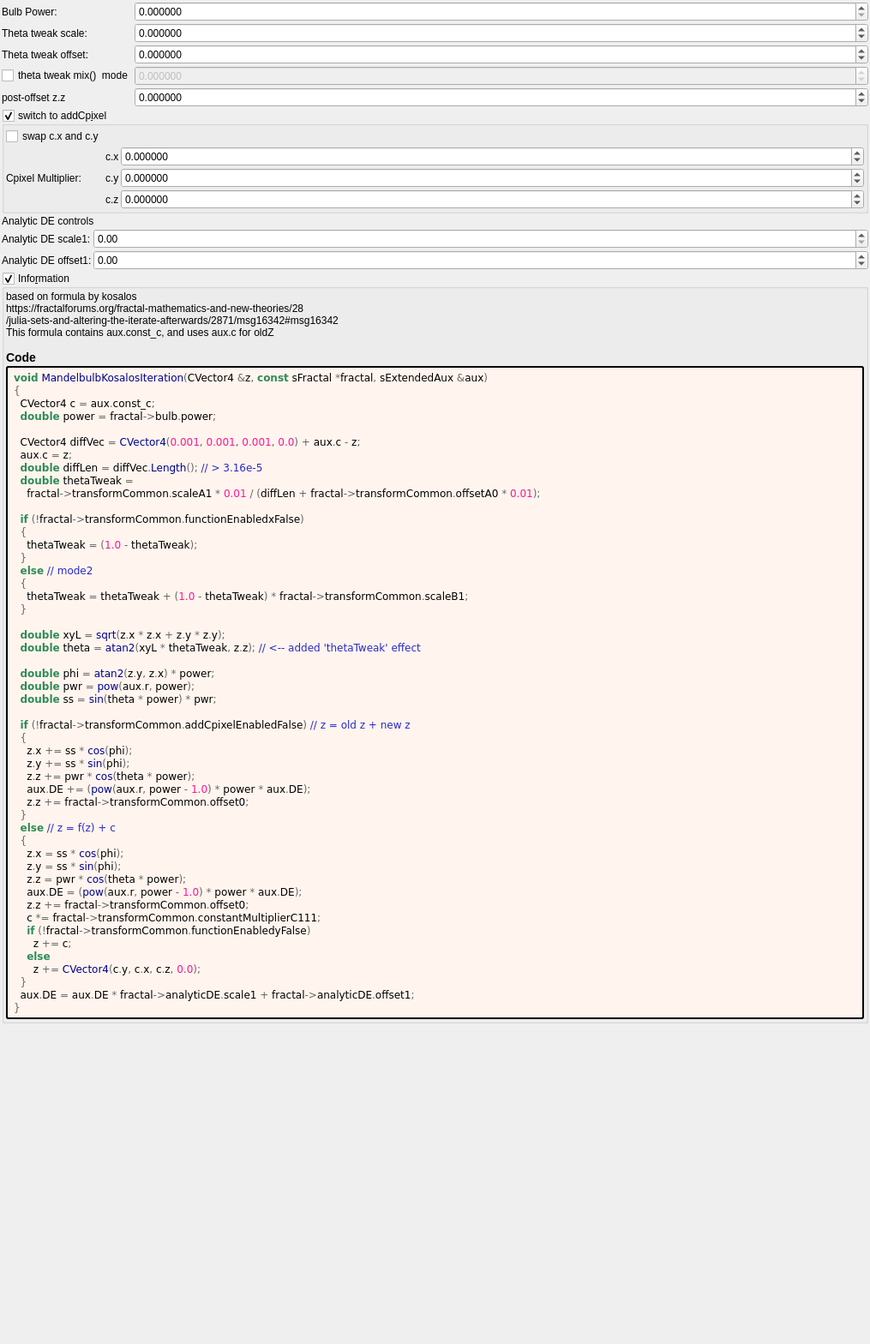
<?xml version="1.0" encoding="UTF-8"?>
<ui version="4.0">
 <class>mandelbulb_kosalos</class>
 <widget class="QWidget" name="Form">
  <property name="geometry">
   <rect>
    <x>0</x>
    <y>0</y>
    <width>1015</width>
    <height>1568</height>
   </rect>
  </property>
  <property name="windowTitle">
   <string notr="true">mandelbulb_kosalos</string>
  </property>
  <layout class="QVBoxLayout" name="verticalLayout">
   <property name="spacing">
    <number>2</number>
   </property>
   <property name="leftMargin">
    <number>2</number>
   </property>
   <property name="topMargin">
    <number>2</number>
   </property>
   <property name="rightMargin">
    <number>2</number>
   </property>
   <property name="bottomMargin">
    <number>2</number>
   </property>
   <item>
    <layout class="QGridLayout" name="gridLayout_76" columnstretch="0,1">
     <property name="spacing">
      <number>2</number>
     </property>
     <item row="1" column="1">
      <widget class="MyDoubleSpinBox" name="spinbox_power">
       <property name="sizePolicy">
        <sizepolicy hsizetype="Minimum" vsizetype="Maximum">
         <horstretch>0</horstretch>
         <verstretch>0</verstretch>
        </sizepolicy>
       </property>
       <property name="prefix">
        <string/>
       </property>
       <property name="suffix">
        <string/>
       </property>
       <property name="decimals">
        <number>6</number>
       </property>
       <property name="minimum">
        <double>0.000000000000000</double>
       </property>
       <property name="maximum">
        <double>99.998999999999995</double>
       </property>
       <property name="singleStep">
        <double>0.100000000000000</double>
       </property>
      </widget>
     </item>
     <item row="2" column="1">
      <widget class="MyDoubleSpinBox" name="spinbox_transf_scaleA_1">
       <property name="sizePolicy">
        <sizepolicy hsizetype="Minimum" vsizetype="Maximum">
         <horstretch>0</horstretch>
         <verstretch>0</verstretch>
        </sizepolicy>
       </property>
       <property name="prefix">
        <string/>
       </property>
       <property name="suffix">
        <string/>
       </property>
       <property name="decimals">
        <number>6</number>
       </property>
       <property name="minimum">
        <double>-99.998999999999995</double>
       </property>
       <property name="maximum">
        <double>99.998999999999995</double>
       </property>
       <property name="singleStep">
        <double>0.100000000000000</double>
       </property>
      </widget>
     </item>
     <item row="1" column="0">
      <widget class="QLabel" name="label_294">
       <property name="text">
        <string>Bulb Power:</string>
       </property>
      </widget>
     </item>
     <item row="4" column="1">
      <widget class="MyDoubleSpinBox" name="spinbox_transf_scaleB_1">
       <property name="enabled">
        <bool>false</bool>
       </property>
       <property name="sizePolicy">
        <sizepolicy hsizetype="Minimum" vsizetype="Maximum">
         <horstretch>0</horstretch>
         <verstretch>0</verstretch>
        </sizepolicy>
       </property>
       <property name="prefix">
        <string/>
       </property>
       <property name="suffix">
        <string/>
       </property>
       <property name="decimals">
        <number>6</number>
       </property>
       <property name="minimum">
        <double>-99.998999999999995</double>
       </property>
       <property name="maximum">
        <double>99.998999999999995</double>
       </property>
       <property name="singleStep">
        <double>0.100000000000000</double>
       </property>
      </widget>
     </item>
     <item row="4" column="0">
      <widget class="MyCheckBox" name="checkBox_transf_function_enabledx_false">
       <property name="text">
        <string notr="true">theta tweak mix()  mode</string>
       </property>
      </widget>
     </item>
     <item row="5" column="1" rowspan="4">
      <widget class="MyDoubleSpinBox" name="spinbox_transf_offset_0">
       <property name="sizePolicy">
        <sizepolicy hsizetype="Minimum" vsizetype="Maximum">
         <horstretch>0</horstretch>
         <verstretch>0</verstretch>
        </sizepolicy>
       </property>
       <property name="prefix">
        <string/>
       </property>
       <property name="suffix">
        <string/>
       </property>
       <property name="decimals">
        <number>6</number>
       </property>
       <property name="minimum">
        <double>-99.998999999999995</double>
       </property>
       <property name="maximum">
        <double>99.998999999999995</double>
       </property>
       <property name="singleStep">
        <double>0.100000000000000</double>
       </property>
      </widget>
     </item>
     <item row="3" column="1">
      <widget class="MyDoubleSpinBox" name="spinbox_transf_offsetA_0">
       <property name="sizePolicy">
        <sizepolicy hsizetype="Minimum" vsizetype="Maximum">
         <horstretch>0</horstretch>
         <verstretch>0</verstretch>
        </sizepolicy>
       </property>
       <property name="prefix">
        <string/>
       </property>
       <property name="suffix">
        <string/>
       </property>
       <property name="decimals">
        <number>6</number>
       </property>
       <property name="minimum">
        <double>-99.998999999999995</double>
       </property>
       <property name="maximum">
        <double>99.998999999999995</double>
       </property>
       <property name="singleStep">
        <double>0.100000000000000</double>
       </property>
      </widget>
     </item>
     <item row="3" column="0">
      <widget class="QLabel" name="label_298">
       <property name="text">
        <string>Theta tweak offset:</string>
       </property>
      </widget>
     </item>
     <item row="5" column="0" rowspan="4">
      <widget class="QLabel" name="label_296">
       <property name="text">
        <string>post-offset z.z</string>
       </property>
      </widget>
     </item>
     <item row="2" column="0">
      <widget class="QLabel" name="label_295">
       <property name="text">
        <string>Theta tweak scale:</string>
       </property>
      </widget>
     </item>
    </layout>
   </item>
   <item>
    <widget class="MyGroupBox" name="groupCheck_transf_addCpixel_enabled_false">
     <property name="toolTip">
      <string>&lt;html&gt;&lt;head/&gt;&lt;body&gt;&lt;p&gt;Cpixel is CVector3 c = ( c.x, c.y, c.z). It is each original point (pixel) in 3D space where the iteration starts from, ( c = original z for each point .) It is commonly found in formula structures z = f(z) + c.&lt;/p&gt;&lt;p&gt;The Cpixel multiplier effectively scales this point &amp;quot;c&amp;quot;.&lt;/p&gt;&lt;p&gt;This transform allows the swapping of the order of the &amp;quot;CVector3 c&amp;quot; components before being multiplied by &amp;quot;CVector3 z&amp;quot; components.&lt;/p&gt;&lt;/body&gt;&lt;/html&gt;</string>
     </property>
     <property name="title">
      <string>switch to addCp&amp;ixel</string>
     </property>
     <property name="checkable">
      <bool>true</bool>
     </property>
     <layout class="QVBoxLayout" name="verticalLayout_51">
      <property name="spacing">
       <number>2</number>
      </property>
      <property name="leftMargin">
       <number>2</number>
      </property>
      <property name="topMargin">
       <number>2</number>
      </property>
      <property name="rightMargin">
       <number>2</number>
      </property>
      <property name="bottomMargin">
       <number>2</number>
      </property>
      <item>
       <layout class="QGridLayout" name="gridLayout_25" columnstretch="0,0,1">
        <property name="spacing">
         <number>2</number>
        </property>
        <item row="1" column="2">
         <widget class="MyDoubleSpinBox" name="spinbox3_transf_constant_multiplierC_111_x">
          <property name="sizePolicy">
           <sizepolicy hsizetype="Minimum" vsizetype="Maximum">
            <horstretch>0</horstretch>
            <verstretch>0</verstretch>
           </sizepolicy>
          </property>
          <property name="prefix">
           <string/>
          </property>
          <property name="suffix">
           <string/>
          </property>
          <property name="decimals">
           <number>6</number>
          </property>
          <property name="minimum">
           <double>-99.989999999999995</double>
          </property>
          <property name="maximum">
           <double>99.989999999999995</double>
          </property>
          <property name="singleStep">
           <double>0.100000000000000</double>
          </property>
         </widget>
        </item>
        <item row="1" column="0" rowspan="3">
         <widget class="QLabel" name="label_108">
          <property name="text">
           <string>Cpixel Multiplier:</string>
          </property>
         </widget>
        </item>
        <item row="2" column="1">
         <widget class="QLabel" name="label_110">
          <property name="text">
           <string notr="true">c.y</string>
          </property>
         </widget>
        </item>
        <item row="3" column="1">
         <widget class="QLabel" name="label_111">
          <property name="text">
           <string notr="true">c.z</string>
          </property>
         </widget>
        </item>
        <item row="3" column="2">
         <widget class="MyDoubleSpinBox" name="spinbox3_transf_constant_multiplierC_111_z">
          <property name="sizePolicy">
           <sizepolicy hsizetype="Minimum" vsizetype="Maximum">
            <horstretch>0</horstretch>
            <verstretch>0</verstretch>
           </sizepolicy>
          </property>
          <property name="prefix">
           <string/>
          </property>
          <property name="suffix">
           <string/>
          </property>
          <property name="decimals">
           <number>6</number>
          </property>
          <property name="minimum">
           <double>-99.989999999999995</double>
          </property>
          <property name="maximum">
           <double>99.989999999999995</double>
          </property>
          <property name="singleStep">
           <double>0.100000000000000</double>
          </property>
         </widget>
        </item>
        <item row="1" column="1">
         <widget class="QLabel" name="label_109">
          <property name="text">
           <string notr="true">c.x</string>
          </property>
         </widget>
        </item>
        <item row="2" column="2">
         <widget class="MyDoubleSpinBox" name="spinbox3_transf_constant_multiplierC_111_y">
          <property name="sizePolicy">
           <sizepolicy hsizetype="Minimum" vsizetype="Maximum">
            <horstretch>0</horstretch>
            <verstretch>0</verstretch>
           </sizepolicy>
          </property>
          <property name="prefix">
           <string/>
          </property>
          <property name="suffix">
           <string/>
          </property>
          <property name="decimals">
           <number>6</number>
          </property>
          <property name="minimum">
           <double>-99.989999999999995</double>
          </property>
          <property name="maximum">
           <double>99.989999999999995</double>
          </property>
          <property name="singleStep">
           <double>0.100000000000000</double>
          </property>
         </widget>
        </item>
        <item row="0" column="0">
         <widget class="MyCheckBox" name="checkBox_transf_function_enabledy_false">
          <property name="text">
           <string notr="true">swap c.x and c.y</string>
          </property>
         </widget>
        </item>
       </layout>
      </item>
     </layout>
    </widget>
   </item>
   <item>
    <widget class="QLabel" name="label_178">
     <property name="text">
      <string>Analytic DE controls</string>
     </property>
    </widget>
   </item>
   <item>
    <layout class="QGridLayout" name="gridLayout_26" columnstretch="0,0,1">
     <property name="spacing">
      <number>2</number>
     </property>
     <item row="1" column="1">
      <widget class="QLabel" name="label_177">
       <property name="text">
        <string>Analytic DE offset1:</string>
       </property>
      </widget>
     </item>
     <item row="0" column="2">
      <widget class="MyDoubleSpinBox" name="spinbox_analyticDE_scale_1">
       <property name="sizePolicy">
        <sizepolicy hsizetype="Minimum" vsizetype="Maximum">
         <horstretch>0</horstretch>
         <verstretch>0</verstretch>
        </sizepolicy>
       </property>
       <property name="prefix">
        <string/>
       </property>
       <property name="suffix">
        <string/>
       </property>
       <property name="decimals">
        <number>2</number>
       </property>
       <property name="minimum">
        <double>0.000000000000000</double>
       </property>
       <property name="maximum">
        <double>99.000000000000000</double>
       </property>
       <property name="singleStep">
        <double>0.100000000000000</double>
       </property>
      </widget>
     </item>
     <item row="0" column="1">
      <widget class="QLabel" name="label_176">
       <property name="text">
        <string>Analytic DE scale1:</string>
       </property>
      </widget>
     </item>
     <item row="1" column="2">
      <widget class="MyDoubleSpinBox" name="spinbox_analyticDE_offset_1">
       <property name="sizePolicy">
        <sizepolicy hsizetype="Minimum" vsizetype="Maximum">
         <horstretch>0</horstretch>
         <verstretch>0</verstretch>
        </sizepolicy>
       </property>
       <property name="prefix">
        <string/>
       </property>
       <property name="suffix">
        <string/>
       </property>
       <property name="decimals">
        <number>2</number>
       </property>
       <property name="minimum">
        <double>-5.000000000000000</double>
       </property>
       <property name="maximum">
        <double>5.000000000000000</double>
       </property>
       <property name="singleStep">
        <double>0.100000000000000</double>
       </property>
      </widget>
     </item>
    </layout>
   </item>
   <item>
    <widget class="MyGroupBox" name="groupCheck_info">
     <property name="title">
      <string>Info&amp;rmation</string>
     </property>
     <property name="flat">
      <bool>false</bool>
     </property>
     <property name="checkable">
      <bool>true</bool>
     </property>
     <layout class="QVBoxLayout" name="verticalLayout_2">
      <property name="spacing">
       <number>2</number>
      </property>
      <property name="leftMargin">
       <number>2</number>
      </property>
      <property name="topMargin">
       <number>2</number>
      </property>
      <property name="rightMargin">
       <number>2</number>
      </property>
      <property name="bottomMargin">
       <number>2</number>
      </property>
      <item>
       <widget class="QLabel" name="label_information_general">
        <property name="text">
         <string notr="true">&lt;p&gt;based on formula by kosalos&lt;br&gt;https://fractalforums.org/fractal-mathematics-and-new-theories/28&lt;br&gt;/julia-sets-and-altering-the-iterate-afterwards/2871/msg16342#msg16342&lt;br&gt;This formula contains aux.const_c, and uses aux.c for oldZ&lt;/p&gt;&lt;table&gt;
&lt;/table&gt;
&lt;h3&gt;Code&lt;/h3&gt;</string>
        </property>
        <property name="wordWrap">
         <bool>true</bool>
        </property>
        <property name="openExternalLinks">
         <bool>true</bool>
        </property>
        <property name="textInteractionFlags">
         <set>Qt::LinksAccessibleByMouse|Qt::TextSelectableByMouse</set>
        </property>
       </widget>
      </item>
      <item>
       <widget class="QLabel" name="label_code_content">
        <property name="styleSheet">
         <string notr="true">border-style: outset; border-width: 2px; border-radius: 3px; border-color: black; background-color: #fff5ee; padding: 4px;</string>
        </property>
        <property name="text">
         <string notr="true">&lt;body style=&quot;background-color:#fff5ee&quot;&gt;
&lt;pre style=&quot;color:#000000; background-color:#fff5ee;  font-family:'Courier New',monospace;&quot;&gt;&lt;span style=&quot;color:#2e8b57; font-weight:bold&quot;&gt;void&lt;/span&gt; &lt;span style=&quot;color:#00008f&quot;&gt;MandelbulbKosalosIteration&lt;/span&gt;&lt;span style=&quot;color:#676767&quot;&gt;(&lt;/span&gt;CVector4 &lt;span style=&quot;color:#676767&quot;&gt;&amp;amp;&lt;/span&gt;z&lt;span style=&quot;color:#676767&quot;&gt;,&lt;/span&gt; &lt;span style=&quot;color:#2e8b57; font-weight:bold&quot;&gt;const&lt;/span&gt; sFractal &lt;span style=&quot;color:#676767&quot;&gt;*&lt;/span&gt;fractal&lt;span style=&quot;color:#676767&quot;&gt;,&lt;/span&gt; sExtendedAux &lt;span style=&quot;color:#676767&quot;&gt;&amp;amp;&lt;/span&gt;aux&lt;span style=&quot;color:#676767&quot;&gt;)&lt;/span&gt;
&lt;span style=&quot;color:#676767&quot;&gt;{&lt;/span&gt;
  CVector4 c &lt;span style=&quot;color:#676767&quot;&gt;=&lt;/span&gt; aux&lt;span style=&quot;color:#676767&quot;&gt;.&lt;/span&gt;const_c&lt;span style=&quot;color:#676767&quot;&gt;;&lt;/span&gt;
  &lt;span style=&quot;color:#2e8b57; font-weight:bold&quot;&gt;double&lt;/span&gt; power &lt;span style=&quot;color:#676767&quot;&gt;=&lt;/span&gt; fractal&lt;span style=&quot;color:#676767&quot;&gt;-&amp;gt;&lt;/span&gt;bulb&lt;span style=&quot;color:#676767&quot;&gt;.&lt;/span&gt;power&lt;span style=&quot;color:#676767&quot;&gt;;&lt;/span&gt;

  CVector4 diffVec &lt;span style=&quot;color:#676767&quot;&gt;=&lt;/span&gt; &lt;span style=&quot;color:#00008f&quot;&gt;CVector4&lt;/span&gt;&lt;span style=&quot;color:#676767&quot;&gt;(&lt;/span&gt;&lt;span style=&quot;color:#ff1493&quot;&gt;0.001&lt;/span&gt;&lt;span style=&quot;color:#676767&quot;&gt;,&lt;/span&gt; &lt;span style=&quot;color:#ff1493&quot;&gt;0.001&lt;/span&gt;&lt;span style=&quot;color:#676767&quot;&gt;,&lt;/span&gt; &lt;span style=&quot;color:#ff1493&quot;&gt;0.001&lt;/span&gt;&lt;span style=&quot;color:#676767&quot;&gt;,&lt;/span&gt; &lt;span style=&quot;color:#ff1493&quot;&gt;0.0&lt;/span&gt;&lt;span style=&quot;color:#676767&quot;&gt;) +&lt;/span&gt; aux&lt;span style=&quot;color:#676767&quot;&gt;.&lt;/span&gt;c &lt;span style=&quot;color:#676767&quot;&gt;-&lt;/span&gt; z&lt;span style=&quot;color:#676767&quot;&gt;;&lt;/span&gt;
  aux&lt;span style=&quot;color:#676767&quot;&gt;.&lt;/span&gt;c &lt;span style=&quot;color:#676767&quot;&gt;=&lt;/span&gt; z&lt;span style=&quot;color:#676767&quot;&gt;;&lt;/span&gt;
  &lt;span style=&quot;color:#2e8b57; font-weight:bold&quot;&gt;double&lt;/span&gt; diffLen &lt;span style=&quot;color:#676767&quot;&gt;=&lt;/span&gt; diffVec&lt;span style=&quot;color:#676767&quot;&gt;.&lt;/span&gt;&lt;span style=&quot;color:#00008f&quot;&gt;Length&lt;/span&gt;&lt;span style=&quot;color:#676767&quot;&gt;();&lt;/span&gt; &lt;span style=&quot;color:#2929cc&quot;&gt;// &amp;gt; 3.16e-5&lt;/span&gt;
  &lt;span style=&quot;color:#2e8b57; font-weight:bold&quot;&gt;double&lt;/span&gt; thetaTweak &lt;span style=&quot;color:#676767&quot;&gt;=&lt;/span&gt;
    fractal&lt;span style=&quot;color:#676767&quot;&gt;-&amp;gt;&lt;/span&gt;transformCommon&lt;span style=&quot;color:#676767&quot;&gt;.&lt;/span&gt;scaleA1 &lt;span style=&quot;color:#676767&quot;&gt;*&lt;/span&gt; &lt;span style=&quot;color:#ff1493&quot;&gt;0.01&lt;/span&gt; &lt;span style=&quot;color:#676767&quot;&gt;/ (&lt;/span&gt;diffLen &lt;span style=&quot;color:#676767&quot;&gt;+&lt;/span&gt; fractal&lt;span style=&quot;color:#676767&quot;&gt;-&amp;gt;&lt;/span&gt;transformCommon&lt;span style=&quot;color:#676767&quot;&gt;.&lt;/span&gt;offsetA0 &lt;span style=&quot;color:#676767&quot;&gt;*&lt;/span&gt; &lt;span style=&quot;color:#ff1493&quot;&gt;0.01&lt;/span&gt;&lt;span style=&quot;color:#676767&quot;&gt;);&lt;/span&gt;

  &lt;span style=&quot;color:#2e8b57; font-weight:bold&quot;&gt;if&lt;/span&gt; &lt;span style=&quot;color:#676767&quot;&gt;(!&lt;/span&gt;fractal&lt;span style=&quot;color:#676767&quot;&gt;-&amp;gt;&lt;/span&gt;transformCommon&lt;span style=&quot;color:#676767&quot;&gt;.&lt;/span&gt;functionEnabledxFalse&lt;span style=&quot;color:#676767&quot;&gt;)&lt;/span&gt;
  &lt;span style=&quot;color:#676767&quot;&gt;{&lt;/span&gt;
    thetaTweak &lt;span style=&quot;color:#676767&quot;&gt;= (&lt;/span&gt;&lt;span style=&quot;color:#ff1493&quot;&gt;1.0&lt;/span&gt; &lt;span style=&quot;color:#676767&quot;&gt;-&lt;/span&gt; thetaTweak&lt;span style=&quot;color:#676767&quot;&gt;);&lt;/span&gt;
  &lt;span style=&quot;color:#676767&quot;&gt;}&lt;/span&gt;
  &lt;span style=&quot;color:#2e8b57; font-weight:bold&quot;&gt;else&lt;/span&gt; &lt;span style=&quot;color:#2929cc&quot;&gt;// mode2&lt;/span&gt;
  &lt;span style=&quot;color:#676767&quot;&gt;{&lt;/span&gt;
    thetaTweak &lt;span style=&quot;color:#676767&quot;&gt;=&lt;/span&gt; thetaTweak &lt;span style=&quot;color:#676767&quot;&gt;+ (&lt;/span&gt;&lt;span style=&quot;color:#ff1493&quot;&gt;1.0&lt;/span&gt; &lt;span style=&quot;color:#676767&quot;&gt;-&lt;/span&gt; thetaTweak&lt;span style=&quot;color:#676767&quot;&gt;) *&lt;/span&gt; fractal&lt;span style=&quot;color:#676767&quot;&gt;-&amp;gt;&lt;/span&gt;transformCommon&lt;span style=&quot;color:#676767&quot;&gt;.&lt;/span&gt;scaleB1&lt;span style=&quot;color:#676767&quot;&gt;;&lt;/span&gt;
  &lt;span style=&quot;color:#676767&quot;&gt;}&lt;/span&gt;

  &lt;span style=&quot;color:#2e8b57; font-weight:bold&quot;&gt;double&lt;/span&gt; xyL &lt;span style=&quot;color:#676767&quot;&gt;=&lt;/span&gt; &lt;span style=&quot;color:#00008f&quot;&gt;sqrt&lt;/span&gt;&lt;span style=&quot;color:#676767&quot;&gt;(&lt;/span&gt;z&lt;span style=&quot;color:#676767&quot;&gt;.&lt;/span&gt;x &lt;span style=&quot;color:#676767&quot;&gt;*&lt;/span&gt; z&lt;span style=&quot;color:#676767&quot;&gt;.&lt;/span&gt;x &lt;span style=&quot;color:#676767&quot;&gt;+&lt;/span&gt; z&lt;span style=&quot;color:#676767&quot;&gt;.&lt;/span&gt;y &lt;span style=&quot;color:#676767&quot;&gt;*&lt;/span&gt; z&lt;span style=&quot;color:#676767&quot;&gt;.&lt;/span&gt;y&lt;span style=&quot;color:#676767&quot;&gt;);&lt;/span&gt;
  &lt;span style=&quot;color:#2e8b57; font-weight:bold&quot;&gt;double&lt;/span&gt; theta &lt;span style=&quot;color:#676767&quot;&gt;=&lt;/span&gt; &lt;span style=&quot;color:#00008f&quot;&gt;atan2&lt;/span&gt;&lt;span style=&quot;color:#676767&quot;&gt;(&lt;/span&gt;xyL &lt;span style=&quot;color:#676767&quot;&gt;*&lt;/span&gt; thetaTweak&lt;span style=&quot;color:#676767&quot;&gt;,&lt;/span&gt; z&lt;span style=&quot;color:#676767&quot;&gt;.&lt;/span&gt;z&lt;span style=&quot;color:#676767&quot;&gt;);&lt;/span&gt; &lt;span style=&quot;color:#2929cc&quot;&gt;// &amp;lt;-- added &amp;apos;thetaTweak&amp;apos; effect&lt;/span&gt;

  &lt;span style=&quot;color:#2e8b57; font-weight:bold&quot;&gt;double&lt;/span&gt; phi &lt;span style=&quot;color:#676767&quot;&gt;=&lt;/span&gt; &lt;span style=&quot;color:#00008f&quot;&gt;atan2&lt;/span&gt;&lt;span style=&quot;color:#676767&quot;&gt;(&lt;/span&gt;z&lt;span style=&quot;color:#676767&quot;&gt;.&lt;/span&gt;y&lt;span style=&quot;color:#676767&quot;&gt;,&lt;/span&gt; z&lt;span style=&quot;color:#676767&quot;&gt;.&lt;/span&gt;x&lt;span style=&quot;color:#676767&quot;&gt;) *&lt;/span&gt; power&lt;span style=&quot;color:#676767&quot;&gt;;&lt;/span&gt;
  &lt;span style=&quot;color:#2e8b57; font-weight:bold&quot;&gt;double&lt;/span&gt; pwr &lt;span style=&quot;color:#676767&quot;&gt;=&lt;/span&gt; &lt;span style=&quot;color:#00008f&quot;&gt;pow&lt;/span&gt;&lt;span style=&quot;color:#676767&quot;&gt;(&lt;/span&gt;aux&lt;span style=&quot;color:#676767&quot;&gt;.&lt;/span&gt;r&lt;span style=&quot;color:#676767&quot;&gt;,&lt;/span&gt; power&lt;span style=&quot;color:#676767&quot;&gt;);&lt;/span&gt;
  &lt;span style=&quot;color:#2e8b57; font-weight:bold&quot;&gt;double&lt;/span&gt; ss &lt;span style=&quot;color:#676767&quot;&gt;=&lt;/span&gt; &lt;span style=&quot;color:#00008f&quot;&gt;sin&lt;/span&gt;&lt;span style=&quot;color:#676767&quot;&gt;(&lt;/span&gt;theta &lt;span style=&quot;color:#676767&quot;&gt;*&lt;/span&gt; power&lt;span style=&quot;color:#676767&quot;&gt;) *&lt;/span&gt; pwr&lt;span style=&quot;color:#676767&quot;&gt;;&lt;/span&gt;

  &lt;span style=&quot;color:#2e8b57; font-weight:bold&quot;&gt;if&lt;/span&gt; &lt;span style=&quot;color:#676767&quot;&gt;(!&lt;/span&gt;fractal&lt;span style=&quot;color:#676767&quot;&gt;-&amp;gt;&lt;/span&gt;transformCommon&lt;span style=&quot;color:#676767&quot;&gt;.&lt;/span&gt;addCpixelEnabledFalse&lt;span style=&quot;color:#676767&quot;&gt;)&lt;/span&gt; &lt;span style=&quot;color:#2929cc&quot;&gt;// z = old z + new z&lt;/span&gt;
  &lt;span style=&quot;color:#676767&quot;&gt;{&lt;/span&gt;
    z&lt;span style=&quot;color:#676767&quot;&gt;.&lt;/span&gt;x &lt;span style=&quot;color:#676767&quot;&gt;+=&lt;/span&gt; ss &lt;span style=&quot;color:#676767&quot;&gt;*&lt;/span&gt; &lt;span style=&quot;color:#00008f&quot;&gt;cos&lt;/span&gt;&lt;span style=&quot;color:#676767&quot;&gt;(&lt;/span&gt;phi&lt;span style=&quot;color:#676767&quot;&gt;);&lt;/span&gt;
    z&lt;span style=&quot;color:#676767&quot;&gt;.&lt;/span&gt;y &lt;span style=&quot;color:#676767&quot;&gt;+=&lt;/span&gt; ss &lt;span style=&quot;color:#676767&quot;&gt;*&lt;/span&gt; &lt;span style=&quot;color:#00008f&quot;&gt;sin&lt;/span&gt;&lt;span style=&quot;color:#676767&quot;&gt;(&lt;/span&gt;phi&lt;span style=&quot;color:#676767&quot;&gt;);&lt;/span&gt;
    z&lt;span style=&quot;color:#676767&quot;&gt;.&lt;/span&gt;z &lt;span style=&quot;color:#676767&quot;&gt;+=&lt;/span&gt; pwr &lt;span style=&quot;color:#676767&quot;&gt;*&lt;/span&gt; &lt;span style=&quot;color:#00008f&quot;&gt;cos&lt;/span&gt;&lt;span style=&quot;color:#676767&quot;&gt;(&lt;/span&gt;theta &lt;span style=&quot;color:#676767&quot;&gt;*&lt;/span&gt; power&lt;span style=&quot;color:#676767&quot;&gt;);&lt;/span&gt;
    aux&lt;span style=&quot;color:#676767&quot;&gt;.&lt;/span&gt;DE &lt;span style=&quot;color:#676767&quot;&gt;+= (&lt;/span&gt;&lt;span style=&quot;color:#00008f&quot;&gt;pow&lt;/span&gt;&lt;span style=&quot;color:#676767&quot;&gt;(&lt;/span&gt;aux&lt;span style=&quot;color:#676767&quot;&gt;.&lt;/span&gt;r&lt;span style=&quot;color:#676767&quot;&gt;,&lt;/span&gt; power &lt;span style=&quot;color:#676767&quot;&gt;-&lt;/span&gt; &lt;span style=&quot;color:#ff1493&quot;&gt;1.0&lt;/span&gt;&lt;span style=&quot;color:#676767&quot;&gt;) *&lt;/span&gt; power &lt;span style=&quot;color:#676767&quot;&gt;*&lt;/span&gt; aux&lt;span style=&quot;color:#676767&quot;&gt;.&lt;/span&gt;DE&lt;span style=&quot;color:#676767&quot;&gt;);&lt;/span&gt;
    z&lt;span style=&quot;color:#676767&quot;&gt;.&lt;/span&gt;z &lt;span style=&quot;color:#676767&quot;&gt;+=&lt;/span&gt; fractal&lt;span style=&quot;color:#676767&quot;&gt;-&amp;gt;&lt;/span&gt;transformCommon&lt;span style=&quot;color:#676767&quot;&gt;.&lt;/span&gt;offset0&lt;span style=&quot;color:#676767&quot;&gt;;&lt;/span&gt;
  &lt;span style=&quot;color:#676767&quot;&gt;}&lt;/span&gt;
  &lt;span style=&quot;color:#2e8b57; font-weight:bold&quot;&gt;else&lt;/span&gt; &lt;span style=&quot;color:#2929cc&quot;&gt;// z = f(z) + c&lt;/span&gt;
  &lt;span style=&quot;color:#676767&quot;&gt;{&lt;/span&gt;
    z&lt;span style=&quot;color:#676767&quot;&gt;.&lt;/span&gt;x &lt;span style=&quot;color:#676767&quot;&gt;=&lt;/span&gt; ss &lt;span style=&quot;color:#676767&quot;&gt;*&lt;/span&gt; &lt;span style=&quot;color:#00008f&quot;&gt;cos&lt;/span&gt;&lt;span style=&quot;color:#676767&quot;&gt;(&lt;/span&gt;phi&lt;span style=&quot;color:#676767&quot;&gt;);&lt;/span&gt;
    z&lt;span style=&quot;color:#676767&quot;&gt;.&lt;/span&gt;y &lt;span style=&quot;color:#676767&quot;&gt;=&lt;/span&gt; ss &lt;span style=&quot;color:#676767&quot;&gt;*&lt;/span&gt; &lt;span style=&quot;color:#00008f&quot;&gt;sin&lt;/span&gt;&lt;span style=&quot;color:#676767&quot;&gt;(&lt;/span&gt;phi&lt;span style=&quot;color:#676767&quot;&gt;);&lt;/span&gt;
    z&lt;span style=&quot;color:#676767&quot;&gt;.&lt;/span&gt;z &lt;span style=&quot;color:#676767&quot;&gt;=&lt;/span&gt; pwr &lt;span style=&quot;color:#676767&quot;&gt;*&lt;/span&gt; &lt;span style=&quot;color:#00008f&quot;&gt;cos&lt;/span&gt;&lt;span style=&quot;color:#676767&quot;&gt;(&lt;/span&gt;theta &lt;span style=&quot;color:#676767&quot;&gt;*&lt;/span&gt; power&lt;span style=&quot;color:#676767&quot;&gt;);&lt;/span&gt;
    aux&lt;span style=&quot;color:#676767&quot;&gt;.&lt;/span&gt;DE &lt;span style=&quot;color:#676767&quot;&gt;= (&lt;/span&gt;&lt;span style=&quot;color:#00008f&quot;&gt;pow&lt;/span&gt;&lt;span style=&quot;color:#676767&quot;&gt;(&lt;/span&gt;aux&lt;span style=&quot;color:#676767&quot;&gt;.&lt;/span&gt;r&lt;span style=&quot;color:#676767&quot;&gt;,&lt;/span&gt; power &lt;span style=&quot;color:#676767&quot;&gt;-&lt;/span&gt; &lt;span style=&quot;color:#ff1493&quot;&gt;1.0&lt;/span&gt;&lt;span style=&quot;color:#676767&quot;&gt;) *&lt;/span&gt; power &lt;span style=&quot;color:#676767&quot;&gt;*&lt;/span&gt; aux&lt;span style=&quot;color:#676767&quot;&gt;.&lt;/span&gt;DE&lt;span style=&quot;color:#676767&quot;&gt;);&lt;/span&gt;
    z&lt;span style=&quot;color:#676767&quot;&gt;.&lt;/span&gt;z &lt;span style=&quot;color:#676767&quot;&gt;+=&lt;/span&gt; fractal&lt;span style=&quot;color:#676767&quot;&gt;-&amp;gt;&lt;/span&gt;transformCommon&lt;span style=&quot;color:#676767&quot;&gt;.&lt;/span&gt;offset0&lt;span style=&quot;color:#676767&quot;&gt;;&lt;/span&gt;
    c &lt;span style=&quot;color:#676767&quot;&gt;*=&lt;/span&gt; fractal&lt;span style=&quot;color:#676767&quot;&gt;-&amp;gt;&lt;/span&gt;transformCommon&lt;span style=&quot;color:#676767&quot;&gt;.&lt;/span&gt;constantMultiplierC111&lt;span style=&quot;color:#676767&quot;&gt;;&lt;/span&gt;
    &lt;span style=&quot;color:#2e8b57; font-weight:bold&quot;&gt;if&lt;/span&gt; &lt;span style=&quot;color:#676767&quot;&gt;(!&lt;/span&gt;fractal&lt;span style=&quot;color:#676767&quot;&gt;-&amp;gt;&lt;/span&gt;transformCommon&lt;span style=&quot;color:#676767&quot;&gt;.&lt;/span&gt;functionEnabledyFalse&lt;span style=&quot;color:#676767&quot;&gt;)&lt;/span&gt;
      z &lt;span style=&quot;color:#676767&quot;&gt;+=&lt;/span&gt; c&lt;span style=&quot;color:#676767&quot;&gt;;&lt;/span&gt;
    &lt;span style=&quot;color:#2e8b57; font-weight:bold&quot;&gt;else&lt;/span&gt;
      z &lt;span style=&quot;color:#676767&quot;&gt;+=&lt;/span&gt; &lt;span style=&quot;color:#00008f&quot;&gt;CVector4&lt;/span&gt;&lt;span style=&quot;color:#676767&quot;&gt;(&lt;/span&gt;c&lt;span style=&quot;color:#676767&quot;&gt;.&lt;/span&gt;y&lt;span style=&quot;color:#676767&quot;&gt;,&lt;/span&gt; c&lt;span style=&quot;color:#676767&quot;&gt;.&lt;/span&gt;x&lt;span style=&quot;color:#676767&quot;&gt;,&lt;/span&gt; c&lt;span style=&quot;color:#676767&quot;&gt;.&lt;/span&gt;z&lt;span style=&quot;color:#676767&quot;&gt;,&lt;/span&gt; &lt;span style=&quot;color:#ff1493&quot;&gt;0.0&lt;/span&gt;&lt;span style=&quot;color:#676767&quot;&gt;);&lt;/span&gt;
  &lt;span style=&quot;color:#676767&quot;&gt;}&lt;/span&gt;
  aux&lt;span style=&quot;color:#676767&quot;&gt;.&lt;/span&gt;DE &lt;span style=&quot;color:#676767&quot;&gt;=&lt;/span&gt; aux&lt;span style=&quot;color:#676767&quot;&gt;.&lt;/span&gt;DE &lt;span style=&quot;color:#676767&quot;&gt;*&lt;/span&gt; fractal&lt;span style=&quot;color:#676767&quot;&gt;-&amp;gt;&lt;/span&gt;analyticDE&lt;span style=&quot;color:#676767&quot;&gt;.&lt;/span&gt;scale1 &lt;span style=&quot;color:#676767&quot;&gt;+&lt;/span&gt; fractal&lt;span style=&quot;color:#676767&quot;&gt;-&amp;gt;&lt;/span&gt;analyticDE&lt;span style=&quot;color:#676767&quot;&gt;.&lt;/span&gt;offset1&lt;span style=&quot;color:#676767&quot;&gt;;&lt;/span&gt;
&lt;span style=&quot;color:#676767&quot;&gt;}&lt;/span&gt;
&lt;/pre&gt;
&lt;/body&gt;</string>
        </property>
        <property name="wordWrap">
         <bool>true</bool>
        </property>
        <property name="openExternalLinks">
         <bool>true</bool>
        </property>
        <property name="textInteractionFlags">
         <set>Qt::LinksAccessibleByMouse|Qt::TextSelectableByMouse</set>
        </property>
       </widget>
      </item>
     </layout>
    </widget>
   </item>
   <item>
    <spacer name="verticalSpacer">
     <property name="orientation">
      <enum>Qt::Vertical</enum>
     </property>
     <property name="sizeHint" stdset="0">
      <size>
       <width>20</width>
       <height>40</height>
      </size>
     </property>
    </spacer>
   </item>
  </layout>
 </widget>
 <customwidgets>
  <customwidget>
   <class>MyGroupBox</class>
   <extends>QGroupBox</extends>
   <header>my_group_box.h</header>
   <container>1</container>
  </customwidget>
  <customwidget>
   <class>MyDoubleSpinBox</class>
   <extends>QDoubleSpinBox</extends>
   <header>my_double_spin_box.h</header>
  </customwidget>
  <customwidget>
   <class>MyCheckBox</class>
   <extends>QCheckBox</extends>
   <header>my_check_box.h</header>
  </customwidget>
 </customwidgets>
 <tabstops>
  <tabstop>groupCheck_info</tabstop>
 </tabstops>
 <resources/>
 <connections>
  <connection>
   <sender>checkBox_transf_function_enabledx_false</sender>
   <signal>toggled(bool)</signal>
   <receiver>spinbox_transf_scaleB_1</receiver>
   <slot>setEnabled(bool)</slot>
   <hints>
    <hint type="sourcelabel">
     <x>81</x>
     <y>124</y>
    </hint>
    <hint type="destinationlabel">
     <x>622</x>
     <y>128</y>
    </hint>
   </hints>
  </connection>
 </connections>
</ui>
